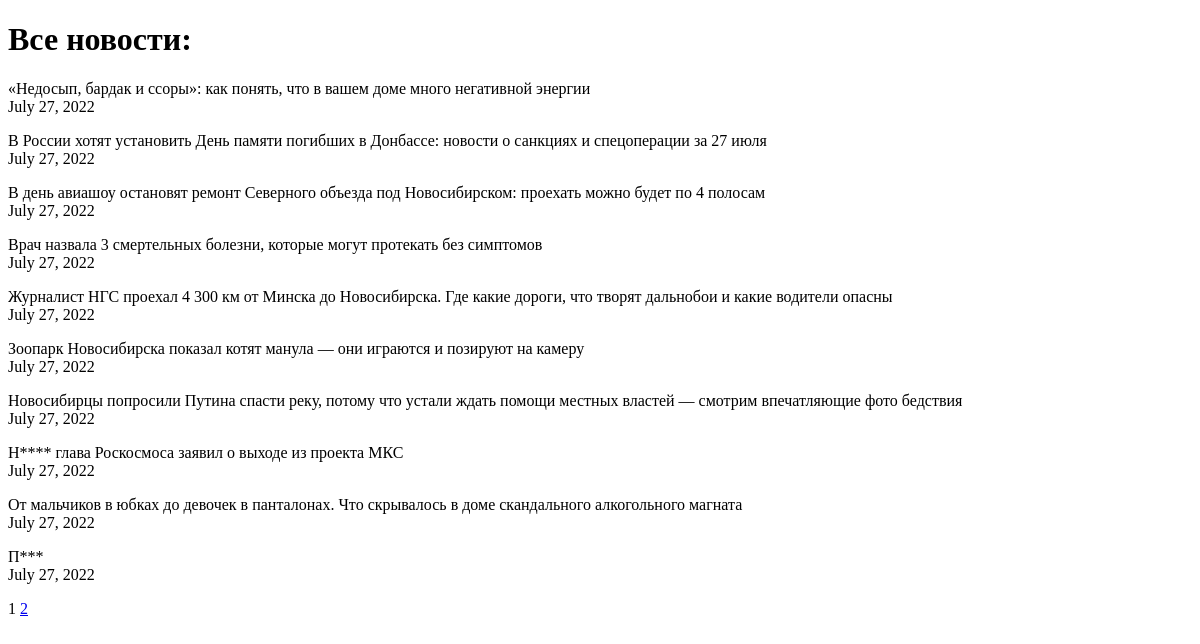
The page /news/ on the database as committed earlier.
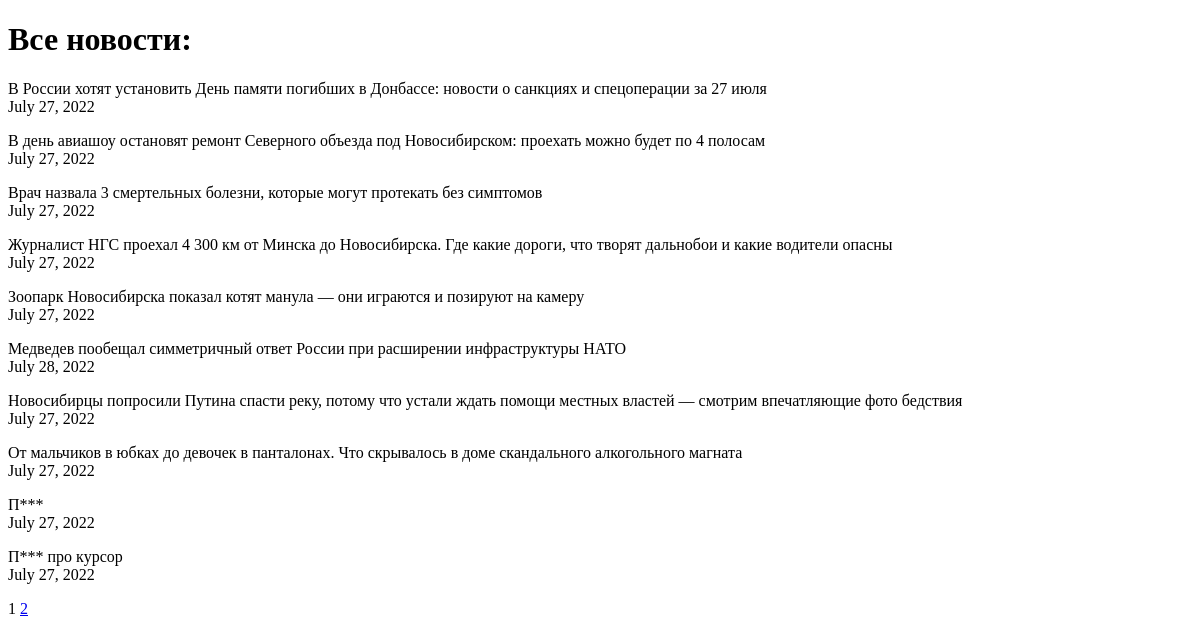
The same page on the database as committed later.
### news/models.py (models this page shows, shortened)
class Post(models.Model):
    article = 'AT'
    news = 'NS'
    name = models.CharField(max_length=255, unique=True)
    text = models.TextField()
    rating = models.IntegerField(default=0)
    date = models.DateField(auto_now_add=True)
    choice = models.CharField(max_length=2, choices=CAT, default=article)
    author = models.ForeignKey(Author, on_delete=models.CASCADE)
    categories = models.ManyToManyField(Category, through='PostCategory')

### news/views.py (the view)
# urls.py: path('', PostsList.as_view(), name='post_list'),
class PostsList(ListView):
    model = Post
    ordering = 'name'
    template_name = 'news.html'
    context_object_name = 'news'
    paginate_by = 10

### news/templatetags/custom_filters.py (called while the page is built)
@register.filter()
def censor(text):
    for word in STOP_WORDS:
        text = text.replace(word, word[0] + ('*' * (len(word) - 1)))
    return f'{text}'

### templates/news.html (shortened to what this page needs)
{% extends 'flatpages/default.html' %}
{% load custom_filters %}
{% block content %}
<h1>Все новости:</h1>
{% for post in news %}
<p>{{ post.name | censor }}<br>{{ post.date }}</p>
{% endfor %}
   {{ page_obj.number }}
   {% if page_obj.has_next %}
       <a href="?page={{ page_obj.next_page_number }}">{{ page_obj.next_page_number }}</a>
   {% endif %}
{% endblock content %}

Rows that differ between the two databases and show on the page:
removed Post: name|censor "«Недосып, бардак и ссоры»: как понять, что в вашем доме много негативной энергии", date "July 27, 2022"
removed Post: name|censor "Н**** глава Роскосмоса заявил о выходе из проекта МКС", date "July 27, 2022"
added Post: name|censor "Медведев пообещал симметричный ответ России при расширении инфраструктуры НАТО", date "July 28, 2022"
now on this page (row unchanged): Post: name|censor "П*** про курсор", date "July 27, 2022"
